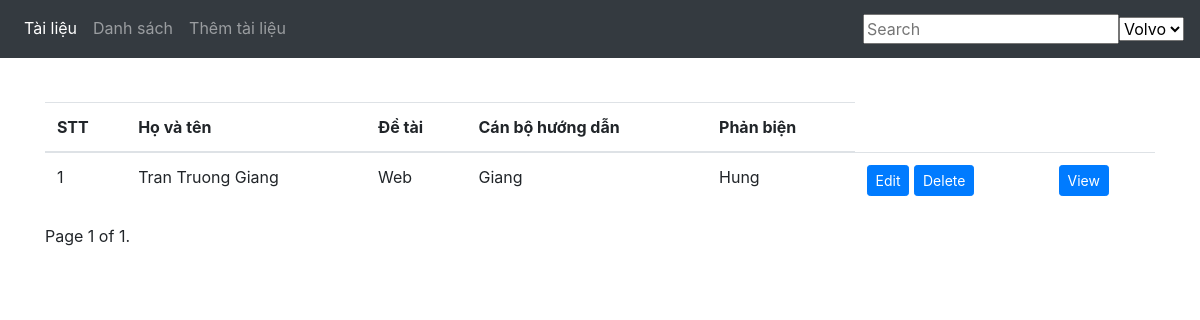
/list/view, run on an earlier commit of the app's database.
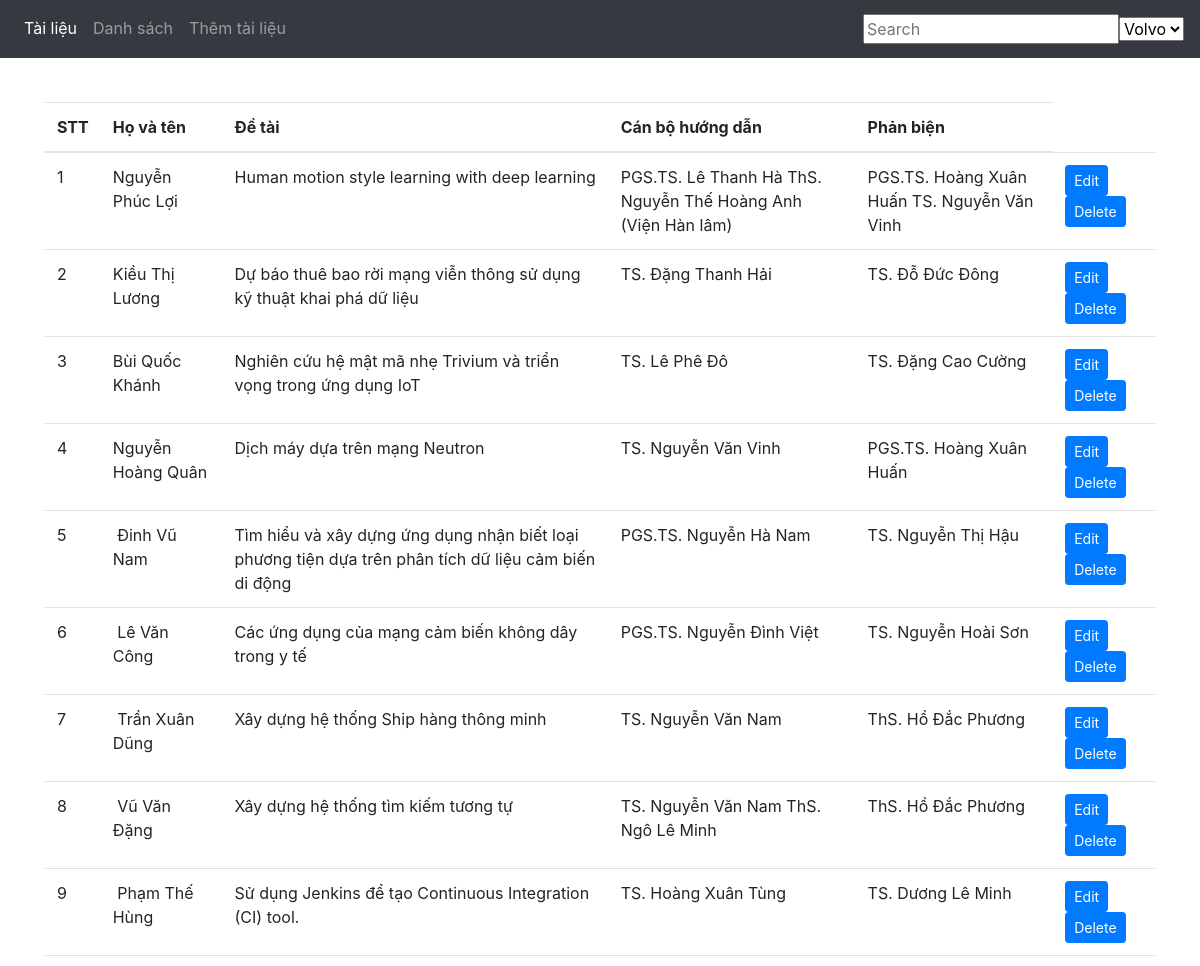
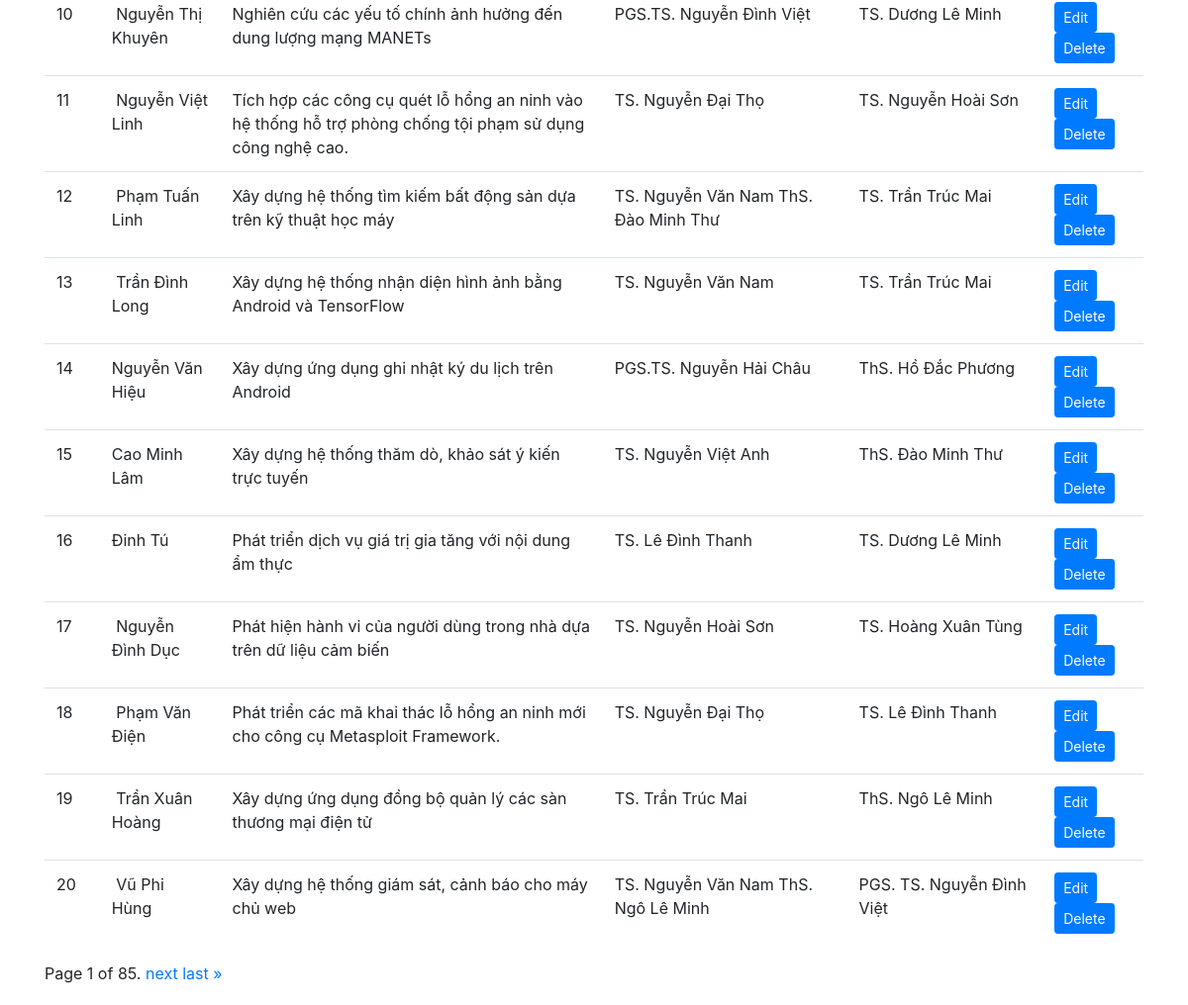
And on a later commit of the database (2 pictures, top to bottom).
### list/models.py (models this page shows)
class Student(models.Model):
    id = models.IntegerField(primary_key=True, null=False)
    id_student= models.IntegerField(null=True)
    name = models.CharField(max_length=30, null=True)
    birth_date = models.DateField(null=True)
    academic_year = models.CharField(max_length=30, null=True)
    topic = models.CharField(max_length=100, null=True)
    tutor = models.CharField(max_length=30, null=True)
    reviewer = models.CharField(max_length=30, null=True)
    work_unit = models.CharField(max_length=30, null=True)
    file = models.FileField(upload_to='media')
    kltn = models.BooleanField(null=True)
    nckh = models.BooleanField(null=True)

### list/views.py (the view)
# urls.py: path('list/view', view, name="view"),
def view(request):
    students = Student.objects.all()
    paginator = Paginator(students, 20)  # Show 20 students per page
    page = request.GET.get('page')
    students= paginator.get_page(page)
    return render(request, 'list/list.html', {'students':students})

### list/templates/list/list.html (shortened to what this page needs)
{% extends 'list/base.html' %}
{% block body %}
  <table class="table table-hover">
    <thead>
      <tr>
        <th>STT</th>
        <th>Họ và tên</th>
        <th>Đề tài</th>
        <th>Cán bộ hướng dẫn</th>
        <th>Phản biện</th>
      </tr>
    </thead>
   <tbody>
     {% for student in students %}
         <tr>
           <td>{{ student.id }}</td>
           <td>{{ student.name }} </td>
           <td>{{ student.topic }}
           <td>{{ student.tutor }}</td>
           <td>{{ student.reviewer }}</td>
           <td>
             <a href="{% url 'edit_info' student.pk %}" class="btn btn-primary btn-sm" role="button" aria-pressed="true" > Edit</a>
             <a href="{% url 'delete_student' student.pk %}" class="btn btn-primary btn-sm" role="button" aria-pressed="true" > Delete</a>
           </td>
           {% if student.file %}
             <td><a href="{{ student.file.url }}" class="btn btn-primary btn-sm" target="_blank">
                View</a></td>
           {% endif %}
         </tr>
     {% endfor %}
    </tbody>
  </table>
  <div class="pagination">
    <span class="step-links">
        <span class="current">
            Page {{ students.number }} of {{ students.paginator.num_pages }}.
        </span>
        {% if students.has_next %}
            <a href="?page={{ students.next_page_number }}{% if request.GET.q %}&q={{ request.GET.q }}{% endif %}">next</a>
            <a href="?page={{ students.paginator.num_pages }}{% if request.GET.q %}&q={{ request.GET.q }}{% endif %}">last &raquo;</a>
        {% endif %}
    </span>
</div>
{% endblock %}

What changed in the data, as far as the page shows it:
changed Student id 1: name "Tran Truong Giang" → "Nguyễn Phúc Lợi"; topic "Web" → "Human motion style learning with deep learning"; tutor "Giang" → "PGS.TS. Lê Thanh Hà ThS. Nguyễn Thế Hoàng Anh (Viện Hàn lâm)"; reviewer "Hung" → "PGS.TS. Hoàng Xuân Huấn TS. Nguyễn Văn Vinh"; no longer shows "View"
added Student: id "2", name "Kiều Thị Lương", topic "Dự báo thuê bao rời mạng viễn thông sử dụng kỹ thuật khai phá dữ liệu", tutor "TS. Đặng Thanh Hải", reviewer "TS. Đỗ Đức Đông"
added Student: id "3", name "Bùi Quốc Khánh", topic "Nghiên cứu hệ mật mã nhẹ Trivium và triển vọng trong ứng dụng IoT", tutor "TS. Lê Phê Đô", reviewer "TS. Đặng Cao Cường"
added Student: id "4", name "Nguyễn Hoàng Quân", topic "Dịch máy dựa trên mạng Neutron", tutor "TS. Nguyễn Văn Vinh", reviewer "PGS.TS. Hoàng Xuân Huấn"
added Student: id "5", name "Đinh Vũ Nam", topic "Tìm hiểu và xây dựng ứng dụng nhận biết loại phương tiện dựa trên phân tích dữ liệu cảm biến di động", tutor "PGS.TS. Nguyễn Hà Nam", reviewer "TS. Nguyễn Thị Hậu"
added Student: id "6", name "Lê Văn Công", topic "Các ứng dụng của mạng cảm biến không dây trong y tế", tutor "PGS.TS. Nguyễn Đình Việt", reviewer "TS. Nguyễn Hoài Sơn"
added Student: id "7", name "Trần Xuân Dũng", topic "Xây dựng hệ thống Ship hàng thông minh", tutor "TS. Nguyễn Văn Nam", reviewer "ThS. Hồ Đắc Phương"
added Student: id "8", name "Vũ Văn Đặng", topic "Xây dựng hệ thống tìm kiếm tương tự", tutor "TS. Nguyễn Văn Nam ThS. Ngô Lê Minh", reviewer "ThS. Hồ Đắc Phương"
added Student: id "9", name "Phạm Thế Hùng", topic "Sử dụng Jenkins để tạo Continuous Integration (CI) tool.", tutor "TS. Hoàng Xuân Tùng", reviewer "TS. Dương Lê Minh"
added Student: id "10", name "Nguyễn Thị Khuyên", topic "Nghiên cứu các yếu tố chính ảnh hưởng đến dung lượng mạng MANETs", tutor "PGS.TS. Nguyễn Đình Việt", reviewer "TS. Dương Lê Minh"
added Student: id "11", name "Nguyễn Việt Linh", topic "Tích hợp các công cụ quét lỗ hổng an ninh vào hệ thống hỗ trợ phòng chống tội phạm sử dụng công nghệ cao.", tutor "TS. Nguyễn Đại Thọ", reviewer "TS. Nguyễn Hoài Sơn"
added Student: id "12", name "Phạm Tuấn Linh", topic "Xây dựng hệ thống tìm kiếm bất động sản dựa trên kỹ thuật học máy", tutor "TS. Nguyễn Văn Nam ThS. Đào Minh Thư", reviewer "TS. Trần Trúc Mai"
added Student: id "13", name "Trần Đình Long", topic "Xây dựng hệ thống nhận diện hình ảnh bằng Android và TensorFlow", tutor "TS. Nguyễn Văn Nam", reviewer "TS. Trần Trúc Mai"
added Student: id "14", name "Nguyễn Văn Hiệu", topic "Xây dựng ứng dụng ghi nhật ký du lịch trên Android", tutor "PGS.TS. Nguyễn Hải Châu", reviewer "ThS. Hồ Đắc Phương"
added Student: id "15", name "Cao Minh Lâm", topic "Xây dựng hệ thống thăm dò, khảo sát ý kiến trực tuyến", tutor "TS. Nguyễn Việt Anh", reviewer "ThS. Đào Minh Thư"
added Student: id "16", name "Đinh Tú", topic "Phát triển dịch vụ giá trị gia tăng với nội dung ẩm thực", tutor "TS. Lê Đình Thanh", reviewer "TS. Dương Lê Minh"
added Student: id "17", name "Nguyễn Đình Dục", topic "Phát hiện hành vi của người dùng trong nhà dựa trên dữ liệu cảm biến", tutor "TS. Nguyễn Hoài Sơn", reviewer "TS. Hoàng Xuân Tùng"
added Student: id "18", name "Phạm Văn Điện", topic "Phát triển các mã khai thác lỗ hổng an ninh mới cho công cụ Metasploit Framework.", tutor "TS. Nguyễn Đại Thọ", reviewer "TS. Lê Đình Thanh"
added Student: id "19", name "Trần Xuân Hoàng", topic "Xây dựng ứng dụng đồng bộ quản lý các sàn thương mại điện tử", tutor "TS. Trần Trúc Mai", reviewer "ThS. Ngô Lê Minh"
added Student: id "20", name "Vũ Phi Hùng", topic "Xây dựng hệ thống giám sát, cảnh báo cho máy chủ web", tutor "TS. Nguyễn Văn Nam ThS. Ngô Lê Minh", reviewer "PGS. TS. Nguyễn Đình Việt"
Also different on the page:
{{ students.paginator.num_pages }}: "1" → "85"
text now shown: "next last »"
